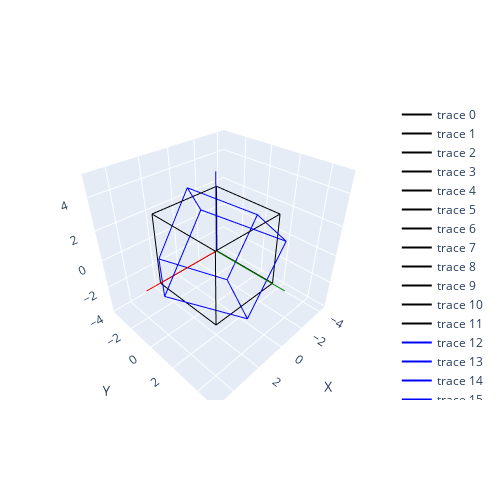

Here is the notebook cell this chart was saved with:
### Code cell
# Transformation matrix
T = np.array([
    [-0.70341305, -0.5221579 , -0.482246  ],
    [ 0.56101149, -0.82445866,  0.07439108],
    [-0.43643578, -0.21821789,  0.87287156]
])

# create a plotly graph object
fig = go.Figure()

# Add each edge of the original cube to the graph
for edge in edges:
    x_values = [vertices[edge[0], 0], vertices[edge[1], 0]]
    y_values = [vertices[edge[0], 1], vertices[edge[1], 1]]
    z_values = [vertices[edge[0], 2], vertices[edge[1], 2]]
    fig.add_trace(go.Scatter3d(x=x_values, y=y_values, z=z_values, mode='lines', line=dict(color='black')))

# Apply transformation
vertices_transformed = np.dot(vertices, T.T)

# Add each edge of the transformed cube to the graph
for edge in edges:
    x_values = [vertices_transformed[edge[0], 0], vertices_transformed[edge[1], 0]]
    y_values = [vertices_transformed[edge[0], 1], vertices_transformed[edge[1], 1]]
    z_values = [vertices_transformed[edge[0], 2], vertices_transformed[edge[1], 2]]
    fig.add_trace(go.Scatter3d(x=x_values, y=y_values, z=z_values, mode='lines', line=dict(color='blue')))

# Draw axis lines
for i, color in enumerate(['red', 'green', 'blue']):  # i=0 is X, i=1 is Y, i=2 is Z
    axis = np.zeros((2, 3))
    axis[1, i] = 1
    axis_line = axis * 5  # scale to the desired length
    fig.add_trace(go.Scatter3d(x=axis_line[:, 0], y=axis_line[:, 1], z=axis_line[:, 2], mode='lines', line=dict(color=color)))

fig.update_layout(scene=dict(xaxis_title='X', yaxis_title='Y', zaxis_title='Z'), autosize=False, width=500, height=500,
                  margin=dict(l=50, r=50, b=100, t=100, pad=4))

fig.show()

### Figure 1 — Plotly figure (JSON) as saved in the notebook; plotly's stock layout.template omitted (floating-point values rounded to 4 significant figures)
{"data": [{"line": {"color": "black"}, "mode": "lines", "type": "scatter3d", "x": [-2.5, 2.5], "y": [-2.5, -2.5], "z": [-2.5, -2.5]}, {"line": {"color": "black"}, "mode": "lines", "type": "scatter3d", "x": [2.5, 2.5], "y": [-2.5, 2.5], "z": [-2.5, -2.5]}, {"line": {"color": "black"}, "mode": "lines", "type": "scatter3d", "x": [2.5, -2.5], "y": [2.5, 2.5], "z": [-2.5, -2.5]}, {"line": {"color": "black"}, "mode": "lines", "type": "scatter3d", "x": [-2.5, -2.5], "y": [2.5, -2.5], "z": [-2.5, -2.5]}, {"line": {"color": "black"}, "mode": "lines", "type": "scatter3d", "x": [-2.5, 2.5], "y": [-2.5, -2.5], "z": [2.5, 2.5]}, {"line": {"color": "black"}, "mode": "lines", "type": "scatter3d", "x": [2.5, 2.5], "y": [-2.5, 2.5], "z": [2.5, 2.5]}, {"line": {"color": "black"}, "mode": "lines", "type": "scatter3d", "x": [2.5, -2.5], "y": [2.5, 2.5], "z": [2.5, 2.5]}, {"line": {"color": "black"}, "mode": "lines", "type": "scatter3d", "x": [-2.5, -2.5], "y": [2.5, -2.5], "z": [2.5, 2.5]}, {"line": {"color": "black"}, "mode": "lines", "type": "scatter3d", "x": [-2.5, -2.5], "y": [-2.5, -2.5], "z": [-2.5, 2.5]}, {"line": {"color": "black"}, "mode": "lines", "type": "scatter3d", "x": [2.5, 2.5], "y": [-2.5, -2.5], "z": [-2.5, 2.5]}, {"line": {"color": "black"}, "mode": "lines", "type": "scatter3d", "x": [2.5, 2.5], "y": [2.5, 2.5], "z": [-2.5, 2.5]}, {"line": {"color": "black"}, "mode": "lines", "type": "scatter3d", "x": [-2.5, -2.5], "y": [2.5, 2.5], "z": [-2.5, 2.5]}, {"line": {"color": "blue"}, "mode": "lines", "type": "scatter3d", "x": [4.27, 0.7525], "y": [0.4726, 3.278], "z": [-0.5455, -2.728]}, {"line": {"color": "blue"}, "mode": "lines", "type": "scatter3d", "x": [0.7525, -1.858], "y": [3.278, -0.8446], "z": [-2.728, -3.819]}, {"line": {"color": "blue"}, "mode": "lines", "type": "scatter3d", "x": [-1.858, 1.659], "y": [-0.8446, -3.65], "z": [-3.819, -1.637]}, {"line": {"color": "blue"}, "mode": "lines", "type": "scatter3d", "x": [1.659, 4.27], "y": [-3.65, 0.4726], "z": [-1.637, -0.5455]}, {"line": {"color": "blue"}, "mode": "lines", "type": "scatter3d", "x": [1.858, -1.659], "y": [0.8446, 3.65], "z": [3.819, 1.637]}, {"line": {"color": "blue"}, "mode": "lines", "type": "scatter3d", "x": [-1.659, -4.27], "y": [3.65, -0.4726], "z": [1.637, 0.5455]}, {"line": {"color": "blue"}, "mode": "lines", "type": "scatter3d", "x": [-4.27, -0.7525], "y": [-0.4726, -3.278], "z": [0.5455, 2.728]}, {"line": {"color": "blue"}, "mode": "lines", "type": "scatter3d", "x": [-0.7525, 1.858], "y": [-3.278, 0.8446], "z": [2.728, 3.819]}, {"line": {"color": "blue"}, "mode": "lines", "type": "scatter3d", "x": [4.27, 1.858], "y": [0.4726, 0.8446], "z": [-0.5455, 3.819]}, {"line": {"color": "blue"}, "mode": "lines", "type": "scatter3d", "x": [0.7525, -1.659], "y": [3.278, 3.65], "z": [-2.728, 1.637]}, {"line": {"color": "blue"}, "mode": "lines", "type": "scatter3d", "x": [-1.858, -4.27], "y": [-0.8446, -0.4726], "z": [-3.819, 0.5455]}, {"line": {"color": "blue"}, "mode": "lines", "type": "scatter3d", "x": [1.659, -0.7525], "y": [-3.65, -3.278], "z": [-1.637, 2.728]}, {"line": {"color": "red"}, "mode": "lines", "type": "scatter3d", "x": [0.0, 5.0], "y": [0.0, 0.0], "z": [0.0, 0.0]}, {"line": {"color": "green"}, "mode": "lines", "type": "scatter3d", "x": [0.0, 0.0], "y": [0.0, 5.0], "z": [0.0, 0.0]}, {"line": {"color": "blue"}, "mode": "lines", "type": "scatter3d", "x": [0.0, 0.0], "y": [0.0, 0.0], "z": [0.0, 5.0]}], "layout": {"autosize": false, "height": 500, "margin": {"b": 100, "l": 50, "pad": 4, "r": 50, "t": 100}, "scene": {"xaxis": {"title": {"text": "X"}}, "yaxis": {"title": {"text": "Y"}}, "zaxis": {"title": {"text": "Z"}}}, "width": 500}}
